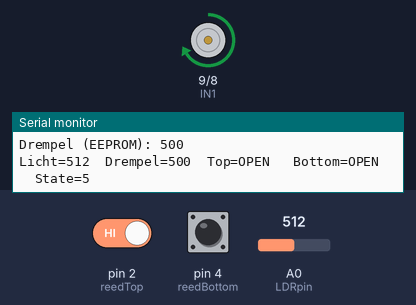
The sketch below on a simulated Arduino Uno, built with avr-gcc and run on an emulated ATmega328P. On the bench: motor-driver pin pairs drawn as motors (green arrow = first pin HIGH = forward, orange = second pin HIGH = backward, longer = more drive, scaled by the enable pin), the last lines printed to the serial monitor. The inputs (shaded band) are chosen by the test bench; at power-on: pin 2 (reedTop) HIGH, pin 4 (reedBottom) HIGH, A0 (LDRpin) = 512. EEPROM starts erased.

Above: at 16.6 s.
16.7 s: pin 2 (reedTop) driven LOW
27.6 s: pin 2 (reedTop) driven HIGH
At 37.94 s:
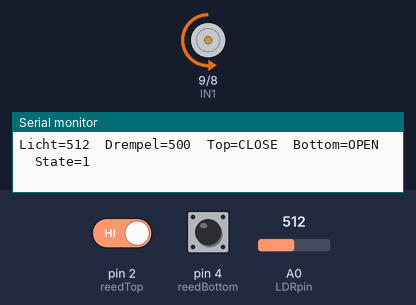
At 43.5 s:
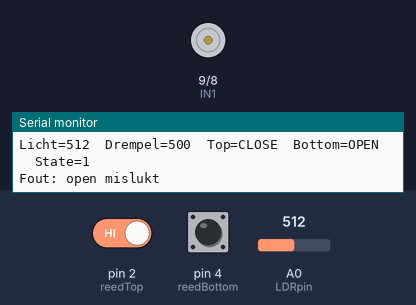
Timing chart, 0 to 55.1 s (numbered marks = the images above; inputs shaded):
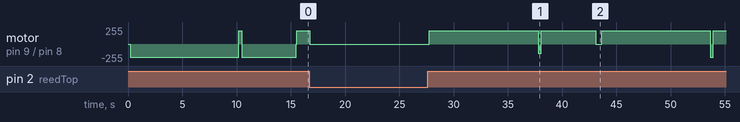

The sketch:

kippenluik_v2.ino
```cpp
#include <Arduino.h>
#include <EEPROM.h>

// --- Pinconfiguratie ---
const int ENA = 10;
const int IN1 = 9;
const int IN2 = 8;

const int reedTop    = 2;
const int reedBottom = 4;
const int LDRpin     = A0;

// --- Parameters ---
const unsigned long MOVE_TIMEOUT_MS  = 10000; // 10 s failsafe
const unsigned long DEBOUNCE_MS      = 25;
const unsigned long BACKOFF_MS       = 300;   // korte tegenbeweging om reed “weer te pakken”
const int EEPROM_ADDR                = 0;
const int PWM_SPEED_NORMAL           = 200;
const int PWM_SPEED_SLOW             = 140;   // optioneel zacht inrollen
const int LIGHT_DEFAULT              = 500;

// --- Variabelen ---
int lightThreshold = LIGHT_DEFAULT;
unsigned long lastPrint = 0;

enum DoorState { UNKNOWN, OPEN, CLOSED, MOVING_UP, MOVING_DOWN, ERROR_STATE };
DoorState state = UNKNOWN;

// --- Helpers ---
void motorStop() {
  analogWrite(ENA, 0);
  digitalWrite(IN1, LOW);
  digitalWrite(IN2, LOW);
}

void motorUp(int pwm) {
  analogWrite(ENA, pwm);
  digitalWrite(IN1, HIGH);
  digitalWrite(IN2, LOW);
}

void motorDown(int pwm) {
  analogWrite(ENA, pwm);
  digitalWrite(IN1, LOW);
  digitalWrite(IN2, HIGH);
}

// eenvoudige debounce: lees pin stabiel gedurende DEBOUNCE_MS
bool readReedStable(int pin) {
  int first = digitalRead(pin);
  unsigned long t0 = millis();
  while (millis() - t0 < DEBOUNCE_MS) {
    if (digitalRead(pin) != first) {
      t0 = millis();
      first = digitalRead(pin);
    }
  }
  return (first == LOW); // LOW = geactiveerd bij INPUT_PULLUP
}

void loadThresholdFromEEPROM() {
  int val; EEPROM.get(EEPROM_ADDR, val);
  if (val >= 0 && val <= 1023) lightThreshold = val;
  else { lightThreshold = LIGHT_DEFAULT; EEPROM.put(EEPROM_ADDR, lightThreshold); }
}

void saveThresholdToEEPROM(int val) {
  if (val < 0) val = 0; if (val > 1023) val = 1023;
  EEPROM.put(EEPROM_ADDR, val);
  lightThreshold = val;
}

void backoffUp() {     // korte tik omhoog
  motorUp(PWM_SPEED_SLOW);
  delay(BACKOFF_MS);
  motorStop();
}
void backoffDown() {   // korte tik omlaag
  motorDown(PWM_SPEED_SLOW);
  delay(BACKOFF_MS);
  motorStop();
}

// rijdt omhoog tot top geactiveerd of timeout. Retour: true = gehaald
bool seekTopWithRecovery() {
  state = MOVING_UP;
  unsigned long t0 = millis();
  motorUp(PWM_SPEED_NORMAL);

  bool seenTop = false;
  while (millis() - t0 < MOVE_TIMEOUT_MS) {
    bool top = readReedStable(reedTop);
    if (top) { // eindstop geraakt
      motorStop();
      // borg dat we niet voorbij rolden: als top meteen weer 'weg' valt, backoff omlaag
      delay(30);
      if (!readReedStable(reedTop)) {
        backoffDown();
      }
      state = OPEN;
      return true;
    }
    delay(5);
  }

  // Timeout → één recovery-poging: ontlasten en opnieuw kort proberen
  motorStop();
  backoffDown();
  t0 = millis();
  motorUp(PWM_SPEED_NORMAL);
  while (millis() - t0 < MOVE_TIMEOUT_MS / 2) {
    if (readReedStable(reedTop)) {
      motorStop();
      delay(30);
      if (!readReedStable(reedTop)) backoffDown();
      state = OPEN;
      return true;
    }
    delay(5);
  }
  motorStop();
  state = ERROR_STATE;
  return false;
}

// rijdt omlaag tot bottom geactiveerd of timeout. Retour: true = gehaald
bool seekBottomWithRecovery() {
  state = MOVING_DOWN;
  unsigned long t0 = millis();
  motorDown(PWM_SPEED_NORMAL);

  while (millis() - t0 < MOVE_TIMEOUT_MS) {
    bool bottom = readReedStable(reedBottom);
    if (bottom) {
      motorStop();
      delay(30);
      if (!readReedStable(reedBottom)) {
        backoffUp();
      }
      state = CLOSED;
      return true;
    }
    delay(5);
  }

  // Timeout → recovery
  motorStop();
  backoffUp();
  t0 = millis();
  motorDown(PWM_SPEED_NORMAL);
  while (millis() - t0 < MOVE_TIMEOUT_MS / 2) {
    if (readReedStable(reedBottom)) {
      motorStop();
      delay(30);
      if (!readReedStable(reedBottom)) backoffUp();
      state = CLOSED;
      return true;
    }
    delay(5);
  }
  motorStop();
  state = ERROR_STATE;
  return false;
}

// Homing bij opstart: ga omlaag tot bottom (veiligste richting)
void homingIfUnknown() {
  bool top = readReedStable(reedTop);
  bool bottom = readReedStable(reedBottom);

  if (top && !bottom) { state = OPEN; return; }
  if (!top && bottom) { state = CLOSED; return; }
  if (top && bottom) { // onwaarschijnlijk; kies veilige sluitbeweging
    backoffUp();
  }
  // beide open → ga naar beneden tot bottom
  seekBottomWithRecovery();
}

// Serial commands: T=xxx en S?
void handleSerial() {
  if (!Serial.available()) return;
  String line = Serial.readStringUntil('\n');
  line.trim();
  if (line.startsWith("T=")) {
    int v = line.substring(2).toInt();
    saveThresholdToEEPROM(v);
    Serial.print("Nieuwe drempel: "); Serial.println(lightThreshold);
  } else if (line == "S?") {
    int lv = analogRead(LDRpin);
    bool top = readReedStable(reedTop);
    bool bottom = readReedStable(reedBottom);
    Serial.print("Licht="); Serial.print(lv);
    Serial.print("  Drempel="); Serial.print(lightThreshold);
    Serial.print("  Top="); Serial.print(top ? "CLOSE" : "OPEN ");
    Serial.print("  Bottom="); Serial.print(bottom ? "CLOSE" : "OPEN ");
    Serial.print("  State="); Serial.println(state);
  } else {
    Serial.println("Onbekend commando. Gebruik: T=xxx of S?");
  }
}

void setup() {
  pinMode(ENA, OUTPUT);
  pinMode(IN1, OUTPUT);
  pinMode(IN2, OUTPUT);
  pinMode(reedTop, INPUT_PULLUP);
  pinMode(reedBottom, INPUT_PULLUP);

  Serial.begin(9600);
  delay(100);
  loadThresholdFromEEPROM();

  Serial.println("Kippenluik controller gestart.");
  Serial.println("Commando's: T=xxx (0..1023) | S? (status)");
  Serial.print("Drempel (EEPROM): "); Serial.println(lightThreshold);

  homingIfUnknown();
}

void loop() {
  handleSerial();

  int lightValue = analogRead(LDRpin);
  bool top = readReedStable(reedTop);
  bool bottom = readReedStable(reedBottom);

  // Statuslog elke 5 s
  if (millis() - lastPrint > 5000) {
    Serial.print("Licht=");   Serial.print(lightValue);
    Serial.print("  Drempel="); Serial.print(lightThreshold);
    Serial.print("  Top=");   Serial.print(top ? "CLOSE" : "OPEN ");
    Serial.print("  Bottom=");Serial.print(bottom ? "CLOSE" : "OPEN ");
    Serial.print("  State="); Serial.println(state);
    lastPrint = millis();
  }

  // Besturingslogica met herstel
  if (lightValue > lightThreshold) {         // dag → open
    if (!top) {                               // niet op top → omhoog
      if (!seekTopWithRecovery()) {
        Serial.println("Fout: open mislukt");
      }
    } else {
      state = OPEN;
    }
  } else {                                   // nacht → dicht
    if (!bottom) {                            // niet op bottom → omlaag
      if (!seekBottomWithRecovery()) {
        Serial.println("Fout: dicht mislukt");
      }
    } else {
      state = CLOSED;
    }
  }

  delay(500); // korte ademruimte; geen lange 5s pauzes meer tijdens beweging
}
```

Measured:
- after the input at 27.6 s, motor on pin 9 (IN1) / pin 8 (IN2): stopped → forward 200/255 after 0.18 s, → backward 140/255 10.0 s later, → forward 200/255 0.30 s later, → stopped 5.0 s later, … (7 changes in this stretch)
